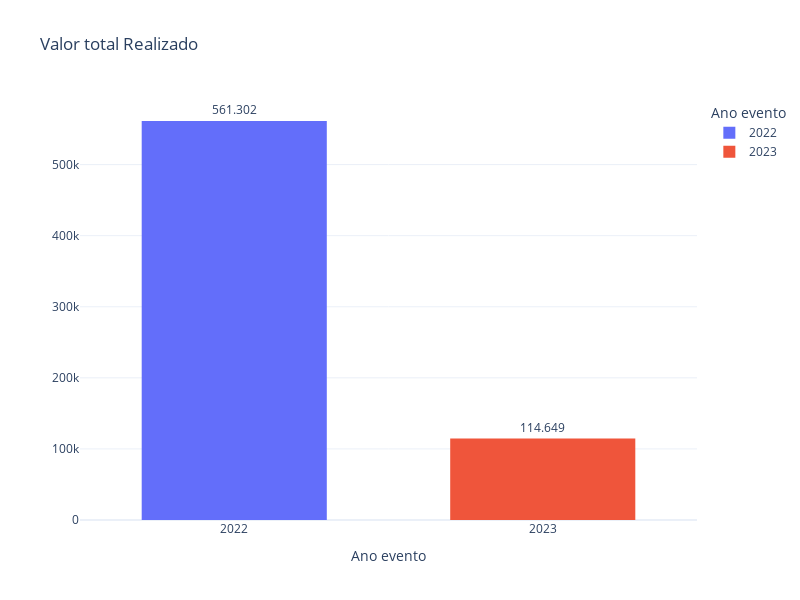

The code cell stored with this chart in its notebook:
### Code cell
# fig = px.bar(df, x="ano_evento", y="valor_total", color="smoker", barmode="group")
fig = px.histogram(
    df_realizado,
    x='ano_evento',
    y='valor_total',
    text_auto=True,
    title='Valor total Realizado',
    labels={
        'valor_total': 'Orçamentos',
        'ano_evento': 'Ano evento'
        },
    color='ano_evento')

fig.update_xaxes(ticklabelstep=2)
fig.update_yaxes(title=None, ticklabelstep=1, showticklabels=True)
fig.update_layout(bargap=0.4, separators=',.')
fig.update_traces(texttemplate='%{y:,.0f}', textposition='outside')
fig.update_layout(showlegend=True)

# "Price: %{y:$.2f} syntax %{variable:d3-format}"

fig.show()
fig.write_html(r'./graficos/faturamento_ano.html')

### Figure 1 — Plotly figure (JSON) as saved in the notebook; plotly's stock layout.template omitted (floating-point values rounded to 4 significant figures)
{"data": [{"alignmentgroup": "True", "bingroup": "x", "histfunc": "sum", "hovertemplate": "Ano evento=%{x}<br>sum of Orçamentos=%{y}<extra></extra>", "legendgroup": "2022", "marker": {"color": "#636efa", "pattern": {"shape": ""}}, "name": "2022", "offsetgroup": "2022", "orientation": "v", "showlegend": true, "textposition": "outside", "texttemplate": "%{y:,.0f}", "type": "histogram", "x": [2022, 2022, 2022, 2022, 2022, 2022, 2022, 2022, 2022, 2022, 2022, 2022, 2022, 2022, 2022, 2022, 2022, 2022, 2022, 2022, 2022, 2022, 2022, 2022, 2022, 2022, 2022, 2022, 2022, 2022, 2022, 2022, 2022, 2022, 2022, 2022, 2022, 2022, 2022, 2022, 2022, 2022, 2022, 2022, 2022, 2022, 2022, 2022, 2022, 2022, 2022, 2022, 2022, 2022, 2022, 2022, 2022, 2022, 2022, 2022, 2022, 2022, 2022, 2022, 2022], "xaxis": "x", "y": [9787, 6900, 9067.0, 7650, 5500, 12750, 4500, 20532, 10125, 3500, 7797, 13250, 9890, 7875, 13400, 4500, 13500, 6230, 5730, 3240, 3240, 3240, 10310, 4050, 10485, 8925, 9945, 6075, 3550, 12025, 15435, 16410, 9450, 5430, 7830, 7940, 3780, 0, 14180, 4542, 3825, 7035, 10500, 5625, 9035, 9435, 5845, 12218, 29276, 8455, 16484, 3600, 7650, 10200, 12180, 5830, 5850, 5000, 12150, 6070, 10310, 6870, 5080, 13180, 7034], "yaxis": "y"}, {"alignmentgroup": "True", "bingroup": "x", "histfunc": "sum", "hovertemplate": "Ano evento=%{x}<br>sum of Orçamentos=%{y}<extra></extra>", "legendgroup": "2023", "marker": {"color": "#EF553B", "pattern": {"shape": ""}}, "name": "2023", "offsetgroup": "2023", "orientation": "v", "showlegend": true, "textposition": "outside", "texttemplate": "%{y:,.0f}", "type": "histogram", "x": [2023, 2023, 2023, 2023, 2023, 2023, 2023, 2023, 2023, 2023, 2023, 2023, 2023, 2023, 2023], "xaxis": "x", "y": [3350, 18025, 11460, 6930, 8100, 10800, 6750, 10690.0, 6750, 6160, 5397, 4860, 4448, 8048, 2880], "yaxis": "y"}], "layout": {"bargap": 0.4, "barmode": "relative", "height": 600, "legend": {"title": {"text": "Ano evento"}, "tracegroupgap": 0}, "separators": ",.", "showlegend": true, "title": {"text": "Valor total Realizado"}, "width": 800, "xaxis": {"anchor": "y", "autorange": true, "categoryarray": [2022, 2023], "categoryorder": "array", "domain": [0, 1], "range": [2022.0, 2024.0], "ticklabelstep": 2, "title": {"text": "Ano evento"}, "type": "linear"}, "yaxis": {"anchor": "x", "autorange": true, "domain": [0, 1], "range": [0, 590844], "showticklabels": true, "ticklabelstep": 1, "title": {}, "type": "linear"}}}
